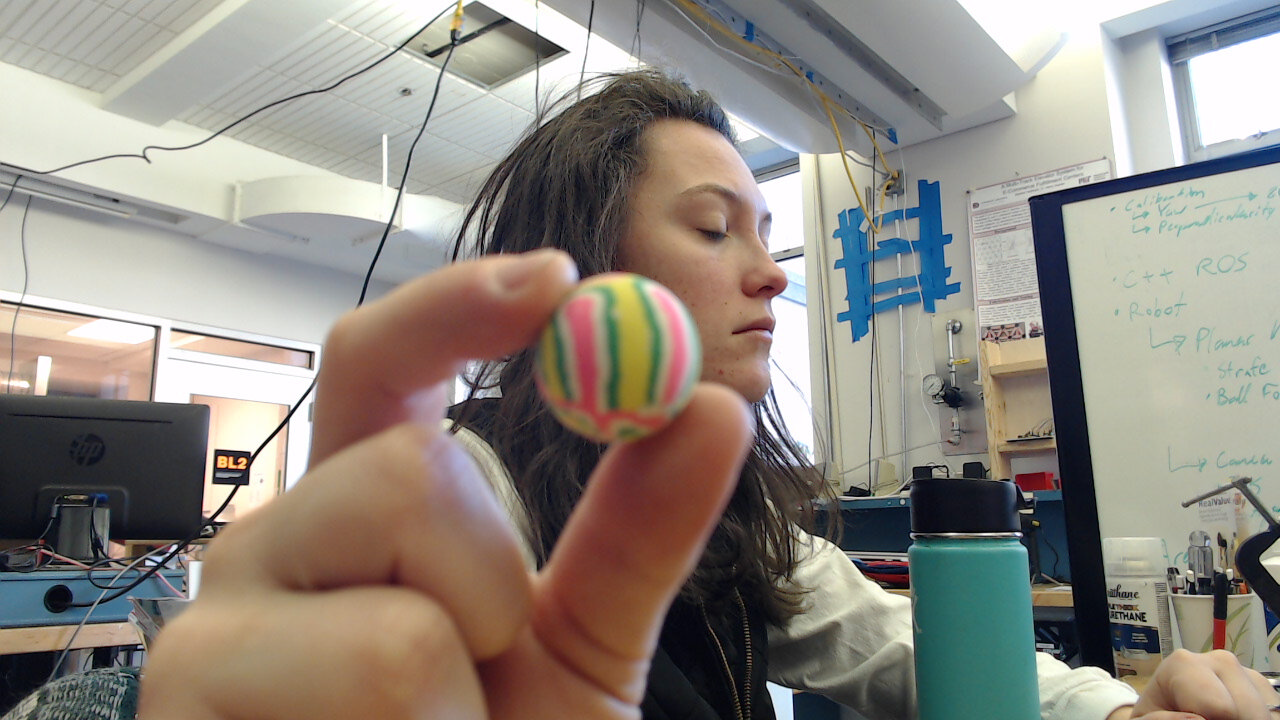
#> input picture RMH_CODE/bball.jpg, 1280 x 720 px, given in place of the camera
$ python RGBPicker.py
#> lines starting #> are read from the running program, lines starting #| are printed output that depends on the picture; after the words box and inside, x2 and y2 are one past the last pixel; in counts of white or black regions, pixels touching at a corner belong together
#! /usr/bin/env python
# import the necessary packages
from collections import deque
import numpy as np
import imutils
import cv2
import sys

cap = cv2.VideoCapture(2)
ret, image = cap.read()
#> image is the input picture: shape (720, 1280, 3); mean B, G, R 128.5, 136.9, 143.4

masking = False
tracking = True

def nothing(*arg):
    pass


def onMouse(event, x, y, flags, param):
    # grab references to the global variables

    if event == cv2.EVENT_MOUSEMOVE:
        refPt = [(x, y)]
        (blue, green, red) = event[refPt[0]]
        # [6 lines of commented-out code are left out]


def setBlue():
    cv2.setTrackbarPos('lower - red', 'RGB', 86)
    cv2.setTrackbarPos('lower - green', 'RGB', 31)
    cv2.setTrackbarPos('lower - blue', 'RGB', 4)
    cv2.setTrackbarPos('upper - red', 'RGB', 246)
    cv2.setTrackbarPos('upper - green', 'RGB', 96)
    cv2.setTrackbarPos('upper - blue', 'RGB', 57)


cv2.namedWindow('RGB')
#cv2.setMouseCallback('RGB', onMouse)
cv2.createTrackbar('lower - red', 'RGB', 0, 255, nothing)
cv2.createTrackbar('lower - green', 'RGB', 0, 255, nothing)
cv2.createTrackbar('lower - blue', 'RGB', 0, 255, nothing)

cv2.createTrackbar('upper - red', 'RGB', 1, 255, nothing)
cv2.createTrackbar('upper - green', 'RGB', 1, 255, nothing)
cv2.createTrackbar('upper - blue', 'RGB', 1, 255, nothing)

# cv2.createTrackbar('mouseOver - red', 'RGB', 0, 255, nothing)
# cv2.createTrackbar('mouseOver - green', 'RGB', 0, 255, nothing)
# cv2.createTrackbar('mouseOver - blue', 'RGB', 0, 255, nothing)

setBlue()

if masking:
    while True:
        # Capture frame-by-frame
        ret, image = cap.read()

        thrs1 = cv2.getTrackbarPos('lower - red', 'RGB')
        thrs2 = cv2.getTrackbarPos('lower - green', 'RGB')
        thrs3 = cv2.getTrackbarPos('lower - blue', 'RGB')
        thrs4 = cv2.getTrackbarPos('upper - red', 'RGB')
        thrs5 = cv2.getTrackbarPos('upper - green', 'RGB')
        thrs6 = cv2.getTrackbarPos('upper - blue', 'RGB')
        #thrs7 = cv2.getTrackbarPos('mouseOver - red', 'RGB')
        #thrs8 = cv2.getTrackbarPos('mouseOver - green', 'RGB')
        #thrs9 = cv2.getTrackbarPos('mouseOver - blue', 'RGB')

        if (thrs1 > thrs4):
            cv2.setTrackbarPos('lower - red', 'RGB', thrs4 - 1)
        if (thrs2 > thrs5):
            cv2.setTrackbarPos('lower - green', 'RGB', thrs5 - 1)
        if (thrs3 > thrs6):
            cv2.setTrackbarPos('lower - blue', 'RGB', thrs6 - 1)

        # define the list of boundaries
        boundaries = [
            ([thrs3, thrs2, thrs1], [thrs6, thrs5, thrs4])
        ]

        # loop over the boundaries
        for (lower, upper) in boundaries:
            # create NumPy arrays from the boundaries
            lower = np.array(lower, dtype="uint8")
            upper = np.array(upper, dtype="uint8")

            # find the colors within the specified boundaries and apply
            # the mask
            mask = cv2.inRange(image, lower, upper)
            output = cv2.bitwise_and(image, image, mask=mask)

            imageOut = np.hstack([image, output])

        # Display the resulting frame

        #cv2.imshow('RGB', imageOut)

        #cv2.putText(imageOut, 'hi', (10,10), cv2.FONT_HERSHEY_SIMPLEX, 1.0, (255, 255, 255), lineType=cv2.LINE_AA)
        #cv2.imshow('RGB', imageOut)
        if cv2.waitKey(1) & 0xFF == ord('q'):
            masking = False
            break

    # When everything done, release the capture
    cap.release()
    cv2.destroyAllWindows()

if tracking:

    # initialize the list of tracked points, the frame counter,
    # and the coordinate deltas
    linelength = 16
    pts = deque(maxlen=linelength)
    counter = 0
    (dX, dY) = (0, 0)
    direction = ""

    count = 0

    while True:
        # Capture frame-by-frame
        (grabbed, image) = cap.read()

        thrs1 = cv2.getTrackbarPos('lower - red', 'RGB')
        thrs2 = cv2.getTrackbarPos('lower - green', 'RGB')
        thrs3 = cv2.getTrackbarPos('lower - blue', 'RGB')
        thrs4 = cv2.getTrackbarPos('upper - red', 'RGB')
        thrs5 = cv2.getTrackbarPos('upper - green', 'RGB')
        thrs6 = cv2.getTrackbarPos('upper - blue', 'RGB')
        thrs7 = cv2.getTrackbarPos('mouseOver - red', 'RGB')
        thrs8 = cv2.getTrackbarPos('mouseOver - green', 'RGB')
        thrs9 = cv2.getTrackbarPos('mouseOver - blue', 'RGB')

        if (thrs1 > thrs4):
            cv2.setTrackbarPos('lower - red', 'RGB', thrs4 - 1)
        if (thrs2 > thrs5):
            cv2.setTrackbarPos('lower - green', 'RGB', thrs5 - 1)
        if (thrs3 > thrs6):
            cv2.setTrackbarPos('lower - blue', 'RGB', thrs6 - 1)

        colourLower = (thrs1, thrs2, thrs3)
        colourUpper = (thrs4, thrs5, thrs6)

        # resize the frame, blur it, and convert it to the HSV
        # color space
        image = imutils.resize(image, width=800, height=1000)
#> image: shape (450, 800, 3)
        # blurred = cv2.GaussianBlur(frame, (11, 11), 0)
        # hsv = cv2.cvtColor(frame, cv2.COLOR_BGR2HSV)

        # construct a mask for the object colour, then perform
        # a series of dilations and erosions to remove any small
        # blobs left in the mask
        mask = cv2.inRange(image, colourLower, colourUpper)
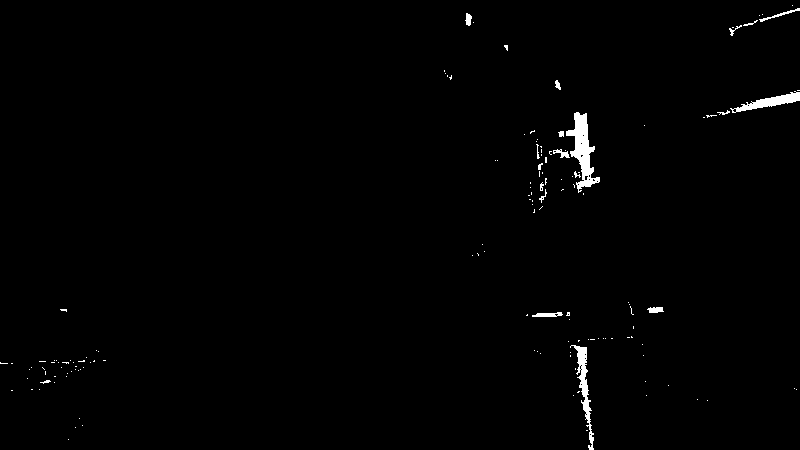
#> mask: shape (450, 800); 0.92% white; 143 white regions (124 under 20 px), largest, box (x1, y1, x2, y2) and area: (566, 112, 600, 193) 1080, (570, 345, 594, 450) 632, (730, 91, 800, 113) 532
        mask = cv2.erode(mask, None, iterations=2)
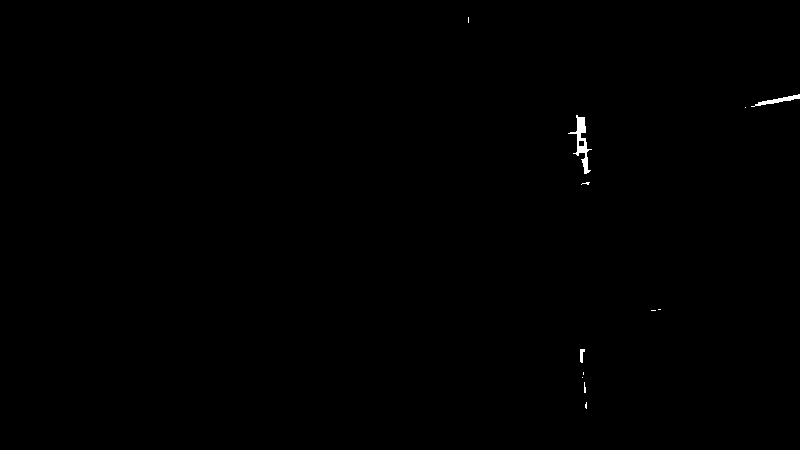
#> mask: shape (450, 800); 0.2% white; 12 white regions (9 under 20 px), largest, box (x1, y1, x2, y2) and area: (568, 115, 592, 174) 411, (751, 94, 800, 107) 184, (580, 349, 585, 363) 47
        mask = cv2.dilate(mask, None, iterations=2)
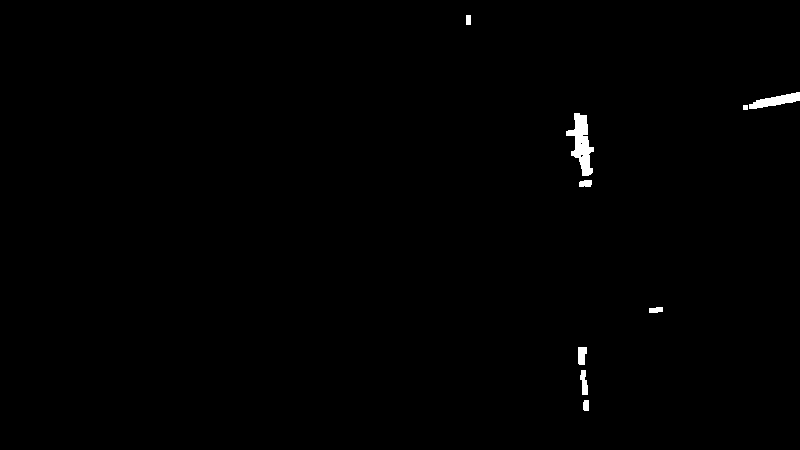
#> mask: shape (450, 800); 0.52% white; 9 white regions

        # find contours in the mask and initialize the current
        # (x, y) center of the ball
        cnts = cv2.findContours(mask.copy(), cv2.RETR_EXTERNAL,
                                cv2.CHAIN_APPROX_SIMPLE)[-2]
#> cnts = 9 contours, 1 with area under 20; largest, box (x1, y1, x2, y2) and area: (566, 113, 594, 176) 778, (749, 92, 800, 109) 372, (578, 347, 587, 365) 114, (580, 370, 588, 395) 106, (579, 180, 592, 187) 64, (649, 307, 663, 313) 54, (583, 400, 589, 411) 48, (466, 15, 471, 25) 36
        center = None

        # only proceed if at least one contour was found
        if len(cnts) > 0:
            # find the largest contour in the mask, then use
            # it to compute the minimum enclosing circle and
            # centroid
            c = max(cnts, key=cv2.contourArea)
#> c = contour of 53 points, box (x1, y1, x2, y2) (566, 113, 594, 176), area 778
            ((x, y), radius) = cv2.minEnclosingCircle(c)
#> x = 581; y = 144; radius = 31.78
            M = cv2.moments(c)
#> M = moments, m00 778.5, centre m10/m00, m01/m00 = (581.4, 143.1)
            center = (int(M["m10"] / M["m00"]), int(M["m01"] / M["m00"]))
#> center = (581, 143)

            # only proceed if the radius meets a minimum size
            if radius > 10:
                # draw the circle and centroid on the frame,
                # then update the list of tracked points
                cv2.circle(image, (int(x), int(y)), int(radius),
                           (0, 255, 255), 2)
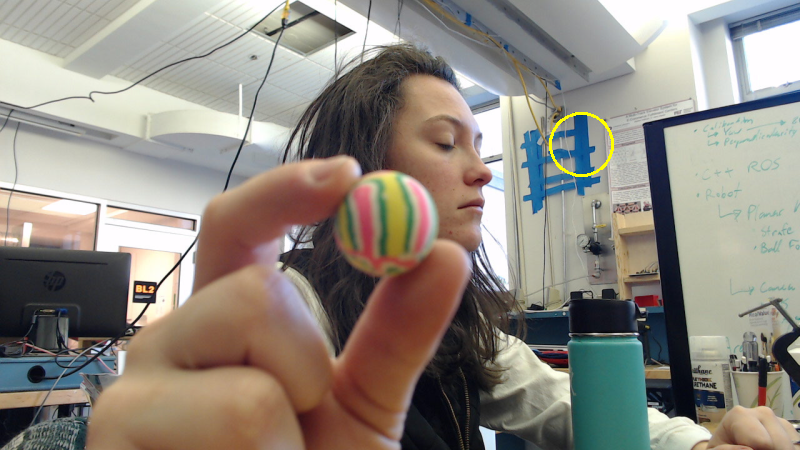
#> image: shape (450, 800, 3); mean B, G, R 128.2, 137.1, 143.7
                cv2.circle(image, center, 5, (0, 0, 255), -1)
#> image: shape (450, 800, 3); 0.02% of pixels changed, all inside (x1, y1, x2, y2) = (576, 138, 587, 149)
                pts.appendleft(center)

        # loop over the set of tracked points
        for i in np.arange(1, len(pts)):
            # if either of the tracked points are None, ignore
            # them
            if pts[i - 1] is None or pts[i] is None:
                continue

            # otherwise, compute the thickness of the line and
            # draw the connecting lines
            thickness = int(np.sqrt(linelength / float(i + 1)) * 2.5)
            cv2.line(image, pts[i - 1], pts[i], (0, 0, 255), thickness)

        # show the frame to our screen and increment the frame counter

        #cv2.putText(image, 'blue', (100,500), cv2.FONT_HERSHEY_SIMPLEX, 5.0, (255, 255, 255),thickness=10, lineType=cv2.LINE_AA)
        cv2.imshow("RGB", image)
        #cv2.imwrite("new_image" + "-" + str(count)+ ".jpg", image)
        count = count + 1
        key = cv2.waitKey(1) & 0xFF
#> (key q is pressed here)
        counter += 1

        if cv2.waitKey(1) & 0xFF == ord('q'):
#> (key q is pressed here)
            tracking = False
            break

    # When everything done, release the capture
    cap.release()
    cv2.destroyAllWindows()
